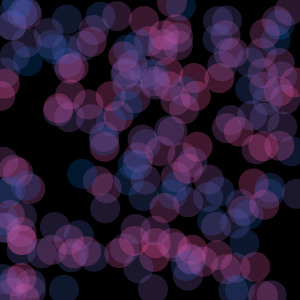
Frame 1 (no input)
Frame 60 (the mouse pressed at the canvas centre just before this capture): identical to frame 1, image omitted
Frame 120 (the mouse held since frame 60 and released just before this capture): identical to frame 1, image omitted

The Processing sketch that drew this single still picture (run headless with seeded random() and noise(); from frame 60 on, the mouse is pressed at the canvas centre):

// Processing sketch: processing_39770
// ── processing_39770.pde

//the number of circles
int num = 200;
//the arrays
float[] x = new float[num];//x coordinate
float[] y = new float[num];//y coordinate
color[] c = new color[num];//color

void setup(){
  size(300,300);
  colorMode(RGB, width);

for (int i=0; i < num;i++) {
    x[i] = random(width);
    y[i] = random(height);
    c[i] = color(int(random(height)), 100, 200, 80);
  }
}

void draw() {
  background(0);
  
  for (int i=0; i < num; i++) {
    
    // circles
    fill(c[i]);
    noStroke();
    smooth();
    ellipse(x[i], y[i], 30, 30);
  }
}
